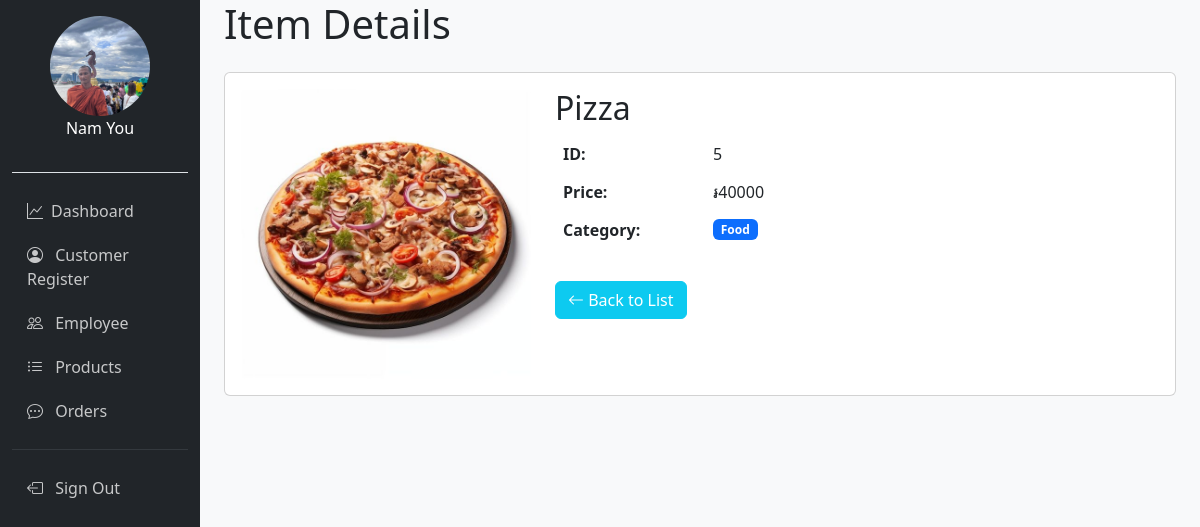
Screenshot of /views/products/viewproducts.php?id=5 (signed in) with the database file from the repository.
### tables this page shows
CREATE TABLE IF NOT EXISTS `product` (
  `product_id` int NOT NULL AUTO_INCREMENT,
  `product_name` varchar(50) NOT NULL,
  `product_price` float NOT NULL,
  `product_image` text NOT NULL,
  `category` varchar(50) NOT NULL,
  PRIMARY KEY (`product_id`)
);

### config/database.php (called while the page is built, shortened)
<?php
class database
{
    public function __construct()
    {
        $this->connection = mysqli_connect("localhost", "root", "", "mangement_food");
    }
}
?>

### models/productmodel.php (called while the page is built, shortened)
<?php
require_once __DIR__ . "/../config/database.php";
class productmodel extends database
{
    private $product_id;
    public function setId($id)
    {
        $this->product_id = $id;
    }
    public function getProduct()
    {
        $selectProduct = "SELECT * FROM product ORDER BY product_id DESC";
        $result_select = mysqli_query($this->connection, $selectProduct);
        $data = [];
        while ($row = mysqli_fetch_assoc($result_select)) {
            $data[] = [
                'product_id' => $row['product_id'],
                'product_name' => $row['product_name'],
                'product_price' => $row['product_price'],
                'product_image' => $row['product_image'],
                'category' => $row['category'],
            ];
        }
        return $data;
    }
    public function getProductById()
    {
        $selectProduct = "SELECT * FROM product WHERE product_id = '{$this->product_id}' LIMIT 1";
        $result = mysqli_query($this->connection, $selectProduct);
        return mysqli_fetch_assoc($result);
    }
}
?>

### controller/Productcontroller.php (called while the page is built, shortened)
<?php
require_once __DIR__ . "/../models/productmodel.php";
class Productcontroller extends productmodel
{
    public function getProductall()
    {
        $products = $this->getProduct();
        return $products;
    }
    public function GetProductOne($id)
    {
        return $this->getProductById();
    }
}
?>

### views/products/viewproducts.php (the view, shortened to what this page needs)
<?php
require_once __DIR__ . "/../../controller/Productcontroller.php";
$products = new Productcontroller();
$products->getProductall();
if (isset($_GET['id'])) {
    $id = $_GET['id'];
    $item = $products->GetProductOne($id);
}
?>
<?php
include "../pages/header.php";
?>
<div class="container-fluid">
    <div class="row">
        <?php include '../pages/navbar.php'; ?>
        <div class="col-md-9 ms-sm-auto col-lg-10 px-md-4">
                        <h1 class="mb-4">Item Details</h1>
                <div class="card">
                    <div class="card-body">
                        <div class="row">
                            <div class="col-md-4 text-center mb-3 mb-md-0">
                                <img src="../admin/products/<?php echo $item['product_image']; ?>"
                                    alt="<?php echo $item['product_name']; ?>" class="item-image img-fluid rounded">
                            </div>
                            <div class="col-md-8">
                                <h2 class="card-title"><?php echo $item['product_name']; ?></h2>
                                <div class="table-responsive">
                                    <table class="table table-borderless">
                                        <tr>
                                            <th style="width: 150px;">ID:</th>
                                            <td><?php echo $item['product_id']; ?></td>
                                        </tr>
                                        <tr>
                                            <th>Price:</th>
                                            <td>៛<?php echo $item['product_price']; ?></td>
                                        </tr>
                                        <tr>
                                            <th>Category:</th>
                                            <td><span class="badge bg-primary"><?php echo $item['category']; ?></span>
                                            </td>
                                        </tr>
                                    </table>
                                </div>
                                <div class="mt-3">
                                    <a href="../admin/product.php" class="btn btn-info text-white">
                                        <i class="bi bi-arrow-left"></i> Back to List
                                    </a>
                                </div>
                            </div>
                        </div>
                    </div>
                </div>
            </div>
        </div>
    </div>
<?php include "../pages/footer.php"; ?>

### assets/css/style.css (style rules this page uses)
body { background-color: #f8f9fa; }

### views/products/viewproducts.php (style rules this page uses)
.item-image { max-height: 300px; object-fit: contain; }

### rows the page displays
product: product_image (picture), product_name "Pizza", product_id "5", product_price "40000", category "Food"

### other values shown
$_SESSION['firstname'] "Nam"
$_SESSION['lasttname'] "You"
